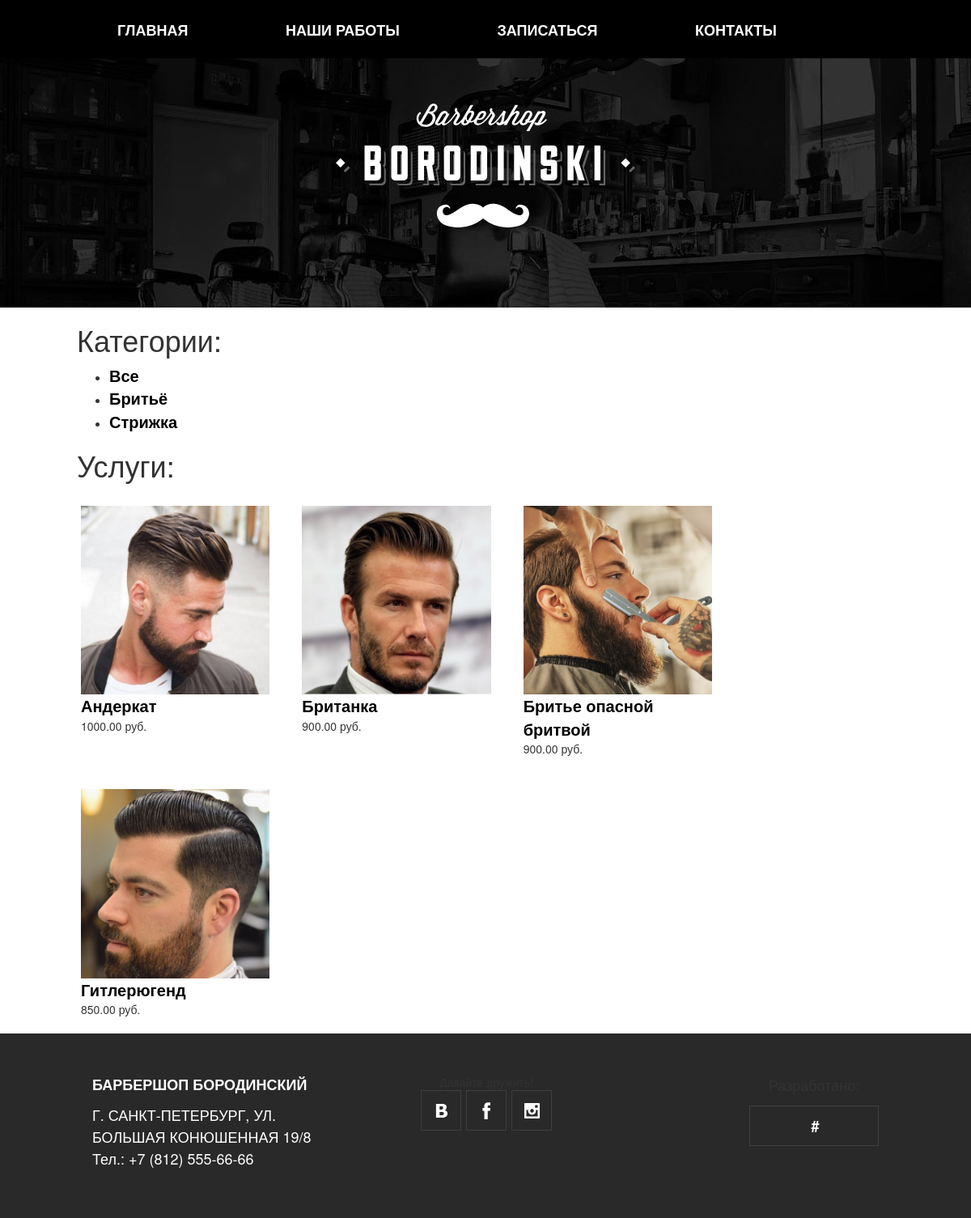
Page /work/ on the committed database.
### work/models.py (models this page shows, shortened)
class Category(models.Model):
    name = models.CharField(max_length=200, db_index=True, verbose_name='Имя')
    slug = models.SlugField(max_length=200, db_index=True, unique=True)
    class Meta:
        ordering = ['name']
        verbose_name = 'Категория'
        verbose_name_plural = 'Категории'
    def get_absolute_url(self):
        return reverse('work:ProductListByCategory', args=[self.slug])

class Product(models.Model):
    category = models.ForeignKey(Category, related_name='products', verbose_name="Категория", on_delete=models.PROTECT)
    name = models.CharField(max_length=200, db_index=True, verbose_name="Название")
    slug = models.SlugField(max_length=200, db_index=True)
    image = models.ImageField(upload_to='products/%Y/%m/%d/', blank=True, verbose_name="Изображение товара")
    description = models.TextField(blank=True, verbose_name="Описание")
    price = models.DecimalField(max_digits=10, decimal_places=2, verbose_name="Цена")
    class Meta:
        ordering = ['name']
        index_together = [
            ['id', 'slug']
        ]
        verbose_name = 'Услуга'
        verbose_name_plural = 'Услуга'
    def get_absolute_url(self):
        return reverse('work:ProductDetail', args=[self.id, self.slug])

### work/views.py (the view)
# urls.py: url(r'^(?P<category_slug>[-\w]+)/$', views.ProductList, name='ProductListByCategory'),
def ProductList(request, category_slug=None):
    category = None
    categories = Category.objects.all()
    products = Product.objects.filter()
    if category_slug:
        category = get_object_or_404(Category, slug=category_slug)
        products = products.filter(category=category)
    return render(request, 'work/list.html', {
        'category': category,
        'categories': categories,
        'products': products
    })

### work/templates/work/list.html (shortened to what this page needs)
{% load static %}
<!DOCTYPE html>
<html lang="ru">
<head>
    <link href="{% static 'css/style3.min.css' %}" rel="stylesheet">
</head>
<body>
<header class="page-header">
    <div class="page-header__logo  page-header__logo--inner-page">
    <picture>
            <source media="(min-width: 1200px)" srcset= "{% static 'img/logotype-desktop.svg' %}">
            <source media="(min-width: 768px)" srcset= "{% static 'img/logotype-tablet.svg' %}">
            <img src="{% static 'img/logotype-mobile.svg' %}" width="370" height="153" alt="Барбершоп «Бородинский»">
    </picture>
    </div>
    <nav class="main-nav  main-nav--closed  main-nav--nojs">
        <div class="main-nav__wrapper">
            <ul class="main-nav__items">
                <li class="main-nav__item"><a href="../">Главная</a></li>
                <li class="main-nav__item  main-nav__item--active"><a>Наши работы</a></li>
                <li class="main-nav__item"><a href="{% url 'page_contact' %}">Записаться</a></li>
                <li class="main-nav__item"><a href="#">Контакты</a></li>
            </ul>
        </div>
    </nav>
</header>
{% block content %}
  <div id="sidebar" class="col-sm-3">
    <h1>Категории:</h1>
    <ul>
      <li {% if not category %} class="selected" {% endif %}>
        <a class="qqq" href="{% url "work:ProductList" %}"> Все </a>
      </li>
      {% for cat in categories %}
        <li {% if category.slug == cat.slug %} class="selected" {% endif %}>
          <a class="qqq" href="{{ cat.get_absolute_url }}">{{ cat.name }}</a>
        </li>
      {% endfor %}
    </ul>
  </div>
  <div id="main" class="product_list col-sm-9">
    <h1>{% if category %}{{ category.name }}{% else %}Услуги:{% endif %}</h1>
    <div class="items row">
      {% for product in products %}
        <div class="item col-sm-4">
          <a href="{{ product.get_absolute_url }}">
            <img src="{% if product.image %}{{ product.image.url }}{% else %}{% static "img/no-image.jpg"%}{% endif %}" class="img-responsive">
          </a>
          <a class="qqq" href="{{ product.get_absolute_url }}">{{ product.name }}</a><br>
          {{ product.price }} руб.
        </div>
      {% endfor %}
    </div>
  </div>
{% endblock %}
<footer class="page-footer">
    <div class="page-footer__wrapper">
        <p class="page-footer__contacts">
            <b>Барбершоп Бородинский</b>
			<a class="btn" >г. Санкт-Петербург, ул. Большая Конюшенная 19/8<br>
            <a class="btn" href="tel:+78125556666">
                <span class="page-footer__phone-show">Тел.:</span> +7 (812) 555-66-66
            </a>
        </p>
        <p class="page-footer__social">
            <span class="page-footer__social-titleclass="btn"">Давайте дружить!</span>
            <span class="social-links">
            <a class="social-link  social-link--vk" href="#">Мы в Вконтакте</a>
            <a class="social-link  social-link--fb" href="#">Мы в Фейсбуке</a>
            <a class="social-link  social-link--ig" href="#">Мы в Инстаграме</a>
      </span>
        </p>
        <p class="page-footer__copyright">
            <a class="btn" href="#">#</a>
        </p>
    </div>
</footer>

### work/templates/work/list.html (style rules this page uses)
.col-sm-4 { border: 4px; background: #FFFFFF; padding: 20px; }
.product_list { border-left: 80px solid #FFFFFF; }
.col-sm-3 { border-left: 80px solid #FFFFFF; }
.qqq { font-size: 20px; font-weight: 600; font-color: #FFFFFF; }
A { color: black; }

### rows in the picture
Category: name "Бритьё"
Category: name "Стрижка"
Product: image (picture), name "Андеркат", price "1000.00"
Product: image (picture), name "Британка", price "900.00"
Product: image (picture), name "Бритье опасной бритвой", price "900.00"
Product: image (picture), name "Гитлерюгенд", price "850.00"
